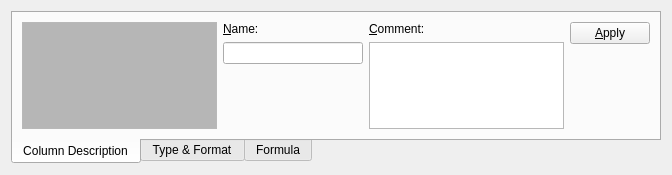
<ui version="4.0" >
 <class>OptionsTabs</class>
 <widget class="QWidget" name="OptionsTabs" >
  <property name="geometry" >
   <rect>
    <x>0</x>
    <y>0</y>
    <width>672</width>
    <height>175</height>
   </rect>
  </property>
  <property name="sizePolicy" >
   <sizepolicy vsizetype="Expanding" hsizetype="Expanding" >
    <horstretch>0</horstretch>
    <verstretch>0</verstretch>
   </sizepolicy>
  </property>
  <property name="minimumSize" >
   <size>
    <width>672</width>
    <height>175</height>
   </size>
  </property>
  <property name="maximumSize" >
   <size>
    <width>16777215</width>
    <height>175</height>
   </size>
  </property>
  <property name="windowTitle" >
   <string>OptionsTabs</string>
  </property>
  <layout class="QHBoxLayout" >
   <item>
    <widget class="QTabWidget" name="tab_widget" >
     <property name="maximumSize" >
      <size>
       <width>16777215</width>
       <height>155</height>
      </size>
     </property>
     <property name="tabPosition" >
      <enum>QTabWidget::South</enum>
     </property>
     <property name="currentIndex" >
      <number>0</number>
     </property>
     <widget class="QWidget" name="description_tab" >
      <attribute name="title" >
       <string>Column Description</string>
      </attribute>
      <attribute name="toolTip" >
       <string>Edit name and comment of the current column</string>
      </attribute>
      <layout class="QHBoxLayout" >
       <item>
        <layout class="QVBoxLayout" >
         <item>
          <widget class="QTextEdit" name="column_info" >
           <property name="sizePolicy" >
            <sizepolicy vsizetype="Fixed" hsizetype="Expanding" >
             <horstretch>0</horstretch>
             <verstretch>0</verstretch>
            </sizepolicy>
           </property>
           <property name="minimumSize" >
            <size>
             <width>60</width>
             <height>80</height>
            </size>
           </property>
           <property name="palette" >
            <palette>
             <active>
              <colorrole role="Base" >
               <brush brushstyle="SolidPattern" >
                <color alpha="255" >
                 <red>182</red>
                 <green>182</green>
                 <blue>182</blue>
                </color>
               </brush>
              </colorrole>
             </active>
             <inactive>
              <colorrole role="Base" >
               <brush brushstyle="SolidPattern" >
                <color alpha="255" >
                 <red>182</red>
                 <green>182</green>
                 <blue>182</blue>
                </color>
               </brush>
              </colorrole>
             </inactive>
             <disabled>
              <colorrole role="Base" >
               <brush brushstyle="SolidPattern" >
                <color alpha="255" >
                 <red>255</red>
                 <green>255</green>
                 <blue>255</blue>
                </color>
               </brush>
              </colorrole>
             </disabled>
            </palette>
           </property>
           <property name="toolTip" >
            <string>&lt;html>&lt;head>&lt;meta name="qrichtext" content="1" />&lt;style type="text/css">
p, li { white-space: pre-wrap; }
&lt;/style>&lt;/head>&lt;body style=" font-family:'Sans Serif'; font-size:9pt; font-weight:400; font-style:normal;">
&lt;p style=" margin-top:0px; margin-bottom:0px; margin-left:0px; margin-right:0px; -qt-block-indent:0; text-indent:0px;">Information about the current column&lt;/p>&lt;/body>&lt;/html></string>
           </property>
           <property name="undoRedoEnabled" >
            <bool>false</bool>
           </property>
           <property name="readOnly" >
            <bool>true</bool>
           </property>
          </widget>
         </item>
         <item>
          <spacer>
           <property name="orientation" >
            <enum>Qt::Vertical</enum>
           </property>
           <property name="sizeHint" >
            <size>
             <width>20</width>
             <height>40</height>
            </size>
           </property>
          </spacer>
         </item>
        </layout>
       </item>
       <item>
        <layout class="QVBoxLayout" >
         <item>
          <widget class="QLabel" name="name_label" >
           <property name="text" >
            <string>&amp;Name:</string>
           </property>
           <property name="buddy" >
            <cstring>name_edit</cstring>
           </property>
          </widget>
         </item>
         <item>
          <widget class="QLineEdit" name="name_edit" >
           <property name="sizePolicy" >
            <sizepolicy vsizetype="Fixed" hsizetype="Expanding" >
             <horstretch>0</horstretch>
             <verstretch>0</verstretch>
            </sizepolicy>
           </property>
           <property name="minimumSize" >
            <size>
             <width>140</width>
             <height>0</height>
            </size>
           </property>
           <property name="toolTip" >
            <string>&lt;html>&lt;head>&lt;meta name="qrichtext" content="1" />&lt;style type="text/css">
p, li { white-space: pre-wrap; }
&lt;/style>&lt;/head>&lt;body style=" font-family:'Sans Serif'; font-size:9pt; font-weight:400; font-style:normal;">
&lt;p style=" margin-top:0px; margin-bottom:0px; margin-left:0px; margin-right:0px; -qt-block-indent:0; text-indent:0px;">Enter the new column name here&lt;/p>&lt;/body>&lt;/html></string>
           </property>
          </widget>
         </item>
         <item>
          <spacer>
           <property name="orientation" >
            <enum>Qt::Vertical</enum>
           </property>
           <property name="sizeHint" >
            <size>
             <width>20</width>
             <height>40</height>
            </size>
           </property>
          </spacer>
         </item>
        </layout>
       </item>
       <item>
        <layout class="QVBoxLayout" >
         <item>
          <widget class="QLabel" name="comment_label" >
           <property name="text" >
            <string>&amp;Comment:</string>
           </property>
           <property name="buddy" >
            <cstring>comment_box</cstring>
           </property>
          </widget>
         </item>
         <item>
          <widget class="QTextEdit" name="comment_box" >
           <property name="sizePolicy" >
            <sizepolicy vsizetype="Fixed" hsizetype="Expanding" >
             <horstretch>0</horstretch>
             <verstretch>0</verstretch>
            </sizepolicy>
           </property>
           <property name="minimumSize" >
            <size>
             <width>60</width>
             <height>60</height>
            </size>
           </property>
           <property name="toolTip" >
            <string>&lt;html>&lt;head>&lt;meta name="qrichtext" content="1" />&lt;style type="text/css">
p, li { white-space: pre-wrap; }
&lt;/style>&lt;/head>&lt;body style=" font-family:'Sans Serif'; font-size:9pt; font-weight:400; font-style:normal;">
&lt;p style=" margin-top:0px; margin-bottom:0px; margin-left:0px; margin-right:0px; -qt-block-indent:0; text-indent:0px;">Enter the new column comment here&lt;/p>&lt;/body>&lt;/html></string>
           </property>
          </widget>
         </item>
         <item>
          <spacer>
           <property name="orientation" >
            <enum>Qt::Vertical</enum>
           </property>
           <property name="sizeHint" >
            <size>
             <width>20</width>
             <height>40</height>
            </size>
           </property>
          </spacer>
         </item>
        </layout>
       </item>
       <item>
        <layout class="QVBoxLayout" >
         <item>
          <widget class="QPushButton" name="button_set_description" >
           <property name="toolTip" >
            <string>&lt;html>&lt;head>&lt;meta name="qrichtext" content="1" />&lt;style type="text/css">
p, li { white-space: pre-wrap; }
&lt;/style>&lt;/head>&lt;body style=" font-family:'Sans Serif'; font-size:9pt; font-weight:400; font-style:normal;">
&lt;p style=" margin-top:0px; margin-bottom:0px; margin-left:0px; margin-right:0px; -qt-block-indent:0; text-indent:0px;">Apply new name and comment to the current column&lt;/p>&lt;/body>&lt;/html></string>
           </property>
           <property name="text" >
            <string>&amp;Apply</string>
           </property>
          </widget>
         </item>
         <item>
          <spacer>
           <property name="orientation" >
            <enum>Qt::Vertical</enum>
           </property>
           <property name="sizeHint" >
            <size>
             <width>20</width>
             <height>40</height>
            </size>
           </property>
          </spacer>
         </item>
        </layout>
       </item>
      </layout>
     </widget>
     <widget class="QWidget" name="format_tab" >
      <attribute name="title" >
       <string>Type &amp;&amp; Format</string>
      </attribute>
      <attribute name="toolTip" >
       <string>Edit type and format of the selected columns</string>
      </attribute>
      <layout class="QHBoxLayout" >
       <item>
        <layout class="QVBoxLayout" >
         <item>
          <widget class="QTextEdit" name="type_info" >
           <property name="sizePolicy" >
            <sizepolicy vsizetype="Expanding" hsizetype="Expanding" >
             <horstretch>0</horstretch>
             <verstretch>0</verstretch>
            </sizepolicy>
           </property>
           <property name="minimumSize" >
            <size>
             <width>60</width>
             <height>80</height>
            </size>
           </property>
           <property name="palette" >
            <palette>
             <active>
              <colorrole role="Base" >
               <brush brushstyle="SolidPattern" >
                <color alpha="255" >
                 <red>182</red>
                 <green>182</green>
                 <blue>182</blue>
                </color>
               </brush>
              </colorrole>
             </active>
             <inactive>
              <colorrole role="Base" >
               <brush brushstyle="SolidPattern" >
                <color alpha="255" >
                 <red>182</red>
                 <green>182</green>
                 <blue>182</blue>
                </color>
               </brush>
              </colorrole>
             </inactive>
             <disabled>
              <colorrole role="Base" >
               <brush brushstyle="SolidPattern" >
                <color alpha="255" >
                 <red>255</red>
                 <green>255</green>
                 <blue>255</blue>
                </color>
               </brush>
              </colorrole>
             </disabled>
            </palette>
           </property>
           <property name="toolTip" >
            <string>&lt;html>&lt;head>&lt;meta name="qrichtext" content="1" />&lt;style type="text/css">
p, li { white-space: pre-wrap; }
&lt;/style>&lt;/head>&lt;body style=" font-family:'Sans Serif'; font-size:9pt; font-weight:400; font-style:normal;">
&lt;p style=" margin-top:0px; margin-bottom:0px; margin-left:0px; margin-right:0px; -qt-block-indent:0; text-indent:0px;">Information about the selected type and format&lt;/p>&lt;/body>&lt;/html></string>
           </property>
           <property name="undoRedoEnabled" >
            <bool>false</bool>
           </property>
           <property name="readOnly" >
            <bool>true</bool>
           </property>
          </widget>
         </item>
         <item>
          <spacer>
           <property name="orientation" >
            <enum>Qt::Vertical</enum>
           </property>
           <property name="sizeHint" >
            <size>
             <width>20</width>
             <height>40</height>
            </size>
           </property>
          </spacer>
         </item>
        </layout>
       </item>
       <item>
        <layout class="QVBoxLayout" >
         <item>
          <widget class="QLabel" name="type_label" >
           <property name="text" >
            <string>&amp;Type:</string>
           </property>
           <property name="buddy" >
            <cstring>type_box</cstring>
           </property>
          </widget>
         </item>
         <item>
          <widget class="QComboBox" name="type_box" >
           <property name="sizePolicy" >
            <sizepolicy vsizetype="Fixed" hsizetype="Expanding" >
             <horstretch>0</horstretch>
             <verstretch>0</verstretch>
            </sizepolicy>
           </property>
           <property name="minimumSize" >
            <size>
             <width>120</width>
             <height>0</height>
            </size>
           </property>
           <property name="toolTip" >
            <string>&lt;html>&lt;head>&lt;meta name="qrichtext" content="1" />&lt;style type="text/css">
p, li { white-space: pre-wrap; }
&lt;/style>&lt;/head>&lt;body style=" font-family:'Sans Serif'; font-size:9pt; font-weight:400; font-style:normal;">
&lt;p style=" margin-top:0px; margin-bottom:0px; margin-left:0px; margin-right:0px; -qt-block-indent:0; text-indent:0px;">Select the column type&lt;/p>&lt;/body>&lt;/html></string>
           </property>
          </widget>
         </item>
         <item>
          <spacer>
           <property name="orientation" >
            <enum>Qt::Vertical</enum>
           </property>
           <property name="sizeHint" >
            <size>
             <width>20</width>
             <height>40</height>
            </size>
           </property>
          </spacer>
         </item>
        </layout>
       </item>
       <item>
        <layout class="QVBoxLayout" >
         <item>
          <widget class="QLabel" name="format_label" >
           <property name="text" >
            <string>&amp;Format:</string>
           </property>
           <property name="buddy" >
            <cstring>format_box</cstring>
           </property>
          </widget>
         </item>
         <item>
          <widget class="QComboBox" name="format_box" >
           <property name="sizePolicy" >
            <sizepolicy vsizetype="Fixed" hsizetype="Expanding" >
             <horstretch>0</horstretch>
             <verstretch>0</verstretch>
            </sizepolicy>
           </property>
           <property name="minimumSize" >
            <size>
             <width>180</width>
             <height>0</height>
            </size>
           </property>
           <property name="toolTip" >
            <string>&lt;html>&lt;head>&lt;meta name="qrichtext" content="1" />&lt;style type="text/css">
p, li { white-space: pre-wrap; }
&lt;/style>&lt;/head>&lt;body style=" font-family:'Sans Serif'; font-size:9pt; font-weight:400; font-style:normal;">
&lt;p style=" margin-top:0px; margin-bottom:0px; margin-left:0px; margin-right:0px; -qt-block-indent:0; text-indent:0px;">Choose the display format&lt;/p>&lt;/body>&lt;/html></string>
           </property>
          </widget>
         </item>
         <item>
          <spacer>
           <property name="orientation" >
            <enum>Qt::Vertical</enum>
           </property>
           <property name="sizeHint" >
            <size>
             <width>20</width>
             <height>40</height>
            </size>
           </property>
          </spacer>
         </item>
        </layout>
       </item>
       <item>
        <layout class="QVBoxLayout" >
         <item>
          <widget class="QLabel" name="digits_label" >
           <property name="text" >
            <string>&amp;Decimal Digits:</string>
           </property>
           <property name="buddy" >
            <cstring>digits_box</cstring>
           </property>
          </widget>
         </item>
         <item>
          <widget class="QSpinBox" name="digits_box" >
           <property name="toolTip" >
            <string>&lt;html>&lt;head>&lt;meta name="qrichtext" content="1" />&lt;style type="text/css">
p, li { white-space: pre-wrap; }
&lt;/style>&lt;/head>&lt;body style=" font-family:'Sans Serif'; font-size:9pt; font-weight:400; font-style:normal;">
&lt;p style=" margin-top:0px; margin-bottom:0px; margin-left:0px; margin-right:0px; -qt-block-indent:0; text-indent:0px;">Enter the number of displayed decimal digits&lt;/p>&lt;/body>&lt;/html></string>
           </property>
           <property name="maximum" >
            <number>16</number>
           </property>
           <property name="value" >
            <number>6</number>
           </property>
          </widget>
         </item>
         <item>
          <spacer>
           <property name="orientation" >
            <enum>Qt::Vertical</enum>
           </property>
           <property name="sizeHint" >
            <size>
             <width>20</width>
             <height>40</height>
            </size>
           </property>
          </spacer>
         </item>
        </layout>
       </item>
       <item>
        <layout class="QVBoxLayout" >
         <item>
          <widget class="QPushButton" name="button_set_type" >
           <property name="toolTip" >
            <string>&lt;html>&lt;head>&lt;meta name="qrichtext" content="1" />&lt;style type="text/css">
p, li { white-space: pre-wrap; }
&lt;/style>&lt;/head>&lt;body style=" font-family:'Sans Serif'; font-size:9pt; font-weight:400; font-style:normal;">
&lt;p style=" margin-top:0px; margin-bottom:0px; margin-left:0px; margin-right:0px; -qt-block-indent:0; text-indent:0px;">Apply new type and format to all selected columns&lt;/p>&lt;/body>&lt;/html></string>
           </property>
           <property name="text" >
            <string>&amp;Apply</string>
           </property>
          </widget>
         </item>
         <item>
          <spacer>
           <property name="orientation" >
            <enum>Qt::Vertical</enum>
           </property>
           <property name="sizeHint" >
            <size>
             <width>20</width>
             <height>40</height>
            </size>
           </property>
          </spacer>
         </item>
        </layout>
       </item>
      </layout>
     </widget>
     <widget class="QWidget" name="formula_tab" >
      <attribute name="title" >
       <string>Formula</string>
      </attribute>
      <attribute name="toolTip" >
       <string>Edit the formula for the selected cells</string>
      </attribute>
      <layout class="QHBoxLayout" >
       <item>
        <layout class="QVBoxLayout" >
         <item>
          <widget class="QTextEdit" name="formula_info" >
           <property name="sizePolicy" >
            <sizepolicy vsizetype="Expanding" hsizetype="Expanding" >
             <horstretch>0</horstretch>
             <verstretch>0</verstretch>
            </sizepolicy>
           </property>
           <property name="minimumSize" >
            <size>
             <width>60</width>
             <height>60</height>
            </size>
           </property>
           <property name="palette" >
            <palette>
             <active>
              <colorrole role="Base" >
               <brush brushstyle="SolidPattern" >
                <color alpha="255" >
                 <red>182</red>
                 <green>182</green>
                 <blue>182</blue>
                </color>
               </brush>
              </colorrole>
             </active>
             <inactive>
              <colorrole role="Base" >
               <brush brushstyle="SolidPattern" >
                <color alpha="255" >
                 <red>182</red>
                 <green>182</green>
                 <blue>182</blue>
                </color>
               </brush>
              </colorrole>
             </inactive>
             <disabled>
              <colorrole role="Base" >
               <brush brushstyle="SolidPattern" >
                <color alpha="255" >
                 <red>255</red>
                 <green>255</green>
                 <blue>255</blue>
                </color>
               </brush>
              </colorrole>
             </disabled>
            </palette>
           </property>
           <property name="toolTip" >
            <string>&lt;html>&lt;head>&lt;meta name="qrichtext" content="1" />&lt;style type="text/css">
p, li { white-space: pre-wrap; }
&lt;/style>&lt;/head>&lt;body style=" font-family:'Sans Serif'; font-size:9pt; font-weight:400; font-style:normal;">
&lt;p style=" margin-top:0px; margin-bottom:0px; margin-left:0px; margin-right:0px; -qt-block-indent:0; text-indent:0px;">Information about the selected function&lt;/p>&lt;/body>&lt;/html></string>
           </property>
           <property name="undoRedoEnabled" >
            <bool>false</bool>
           </property>
           <property name="readOnly" >
            <bool>true</bool>
           </property>
          </widget>
         </item>
         <item>
          <spacer>
           <property name="orientation" >
            <enum>Qt::Vertical</enum>
           </property>
           <property name="sizeHint" >
            <size>
             <width>20</width>
             <height>40</height>
            </size>
           </property>
          </spacer>
         </item>
        </layout>
       </item>
       <item>
        <layout class="QVBoxLayout" >
         <item>
          <widget class="QLabel" name="function_label" >
           <property name="text" >
            <string>Fun&amp;ction:</string>
           </property>
           <property name="buddy" >
            <cstring>comboBox_4</cstring>
           </property>
          </widget>
         </item>
         <item>
          <widget class="QComboBox" name="comboBox_4" >
           <property name="minimumSize" >
            <size>
             <width>120</width>
             <height>0</height>
            </size>
           </property>
           <property name="toolTip" >
            <string>&lt;html>&lt;head>&lt;meta name="qrichtext" content="1" />&lt;style type="text/css">
p, li { white-space: pre-wrap; }
&lt;/style>&lt;/head>&lt;body style=" font-family:'Sans Serif'; font-size:9pt; font-weight:400; font-style:normal;">
&lt;p style=" margin-top:0px; margin-bottom:0px; margin-left:0px; margin-right:0px; -qt-block-indent:0; text-indent:0px;">Select a function to insert into the formula&lt;/p>&lt;/body>&lt;/html></string>
           </property>
          </widget>
         </item>
         <item>
          <widget class="QPushButton" name="add_function_button" >
           <property name="toolTip" >
            <string>&lt;html>&lt;head>&lt;meta name="qrichtext" content="1" />&lt;style type="text/css">
p, li { white-space: pre-wrap; }
&lt;/style>&lt;/head>&lt;body style=" font-family:'Sans Serif'; font-size:9pt; font-weight:400; font-style:normal;">
&lt;p style=" margin-top:0px; margin-bottom:0px; margin-left:0px; margin-right:0px; -qt-block-indent:0; text-indent:0px;">Inset the function into the formula&lt;/p>&lt;/body>&lt;/html></string>
           </property>
           <property name="text" >
            <string>Add</string>
           </property>
          </widget>
         </item>
         <item>
          <spacer>
           <property name="orientation" >
            <enum>Qt::Vertical</enum>
           </property>
           <property name="sizeHint" >
            <size>
             <width>20</width>
             <height>40</height>
            </size>
           </property>
          </spacer>
         </item>
        </layout>
       </item>
       <item>
        <layout class="QVBoxLayout" >
         <item>
          <widget class="QLabel" name="column_ref_label" >
           <property name="text" >
            <string>&amp;Reference:</string>
           </property>
           <property name="buddy" >
            <cstring>comboBox_5</cstring>
           </property>
          </widget>
         </item>
         <item>
          <widget class="QComboBox" name="comboBox_5" >
           <property name="minimumSize" >
            <size>
             <width>120</width>
             <height>0</height>
            </size>
           </property>
           <property name="toolTip" >
            <string>&lt;html>&lt;head>&lt;meta name="qrichtext" content="1" />&lt;style type="text/css">
p, li { white-space: pre-wrap; }
&lt;/style>&lt;/head>&lt;body style=" font-family:'Sans Serif'; font-size:9pt; font-weight:400; font-style:normal;">
&lt;p style=" margin-top:0px; margin-bottom:0px; margin-left:0px; margin-right:0px; -qt-block-indent:0; text-indent:0px;">Select a column reference to insert into the formula&lt;/p>&lt;/body>&lt;/html></string>
           </property>
          </widget>
         </item>
         <item>
          <widget class="QPushButton" name="add_column_button" >
           <property name="toolTip" >
            <string>&lt;html>&lt;head>&lt;meta name="qrichtext" content="1" />&lt;style type="text/css">
p, li { white-space: pre-wrap; }
&lt;/style>&lt;/head>&lt;body style=" font-family:'Sans Serif'; font-size:9pt; font-weight:400; font-style:normal;">
&lt;p style=" margin-top:0px; margin-bottom:0px; margin-left:0px; margin-right:0px; -qt-block-indent:0; text-indent:0px;">Insert the column reference into the formula&lt;/p>&lt;/body>&lt;/html></string>
           </property>
           <property name="text" >
            <string>Add</string>
           </property>
          </widget>
         </item>
         <item>
          <spacer>
           <property name="orientation" >
            <enum>Qt::Vertical</enum>
           </property>
           <property name="sizeHint" >
            <size>
             <width>20</width>
             <height>40</height>
            </size>
           </property>
          </spacer>
         </item>
        </layout>
       </item>
       <item>
        <layout class="QVBoxLayout" >
         <item>
          <widget class="QLabel" name="formula_label" >
           <property name="text" >
            <string>&amp;Formula:</string>
           </property>
           <property name="buddy" >
            <cstring>lineEdit_2</cstring>
           </property>
          </widget>
         </item>
         <item>
          <widget class="QLineEdit" name="lineEdit_2" >
           <property name="minimumSize" >
            <size>
             <width>180</width>
             <height>0</height>
            </size>
           </property>
           <property name="toolTip" >
            <string>&lt;html>&lt;head>&lt;meta name="qrichtext" content="1" />&lt;style type="text/css">
p, li { white-space: pre-wrap; }
&lt;/style>&lt;/head>&lt;body style=" font-family:'Sans Serif'; font-size:9pt; font-weight:400; font-style:normal;">
&lt;p style=" margin-top:0px; margin-bottom:0px; margin-left:0px; margin-right:0px; -qt-block-indent:0; text-indent:0px;">Enter the formula that is used to calculate the corresponding cells&lt;/p>&lt;/body>&lt;/html></string>
           </property>
          </widget>
         </item>
         <item>
          <widget class="QPushButton" name="set_formula_button" >
           <property name="toolTip" >
            <string>&lt;html>&lt;head>&lt;meta name="qrichtext" content="1" />&lt;style type="text/css">
p, li { white-space: pre-wrap; }
&lt;/style>&lt;/head>&lt;body style=" font-family:'Sans Serif'; font-size:9pt; font-weight:400; font-style:normal;">
&lt;p style=" margin-top:0px; margin-bottom:0px; margin-left:0px; margin-right:0px; -qt-block-indent:0; text-indent:0px;">Apply the formula to all selected cells&lt;/p>&lt;/body>&lt;/html></string>
           </property>
           <property name="text" >
            <string>&amp;Apply</string>
           </property>
          </widget>
         </item>
         <item>
          <spacer>
           <property name="orientation" >
            <enum>Qt::Vertical</enum>
           </property>
           <property name="sizeHint" >
            <size>
             <width>20</width>
             <height>40</height>
            </size>
           </property>
          </spacer>
         </item>
        </layout>
       </item>
      </layout>
     </widget>
    </widget>
   </item>
  </layout>
 </widget>
 <resources/>
 <connections/>
</ui>
